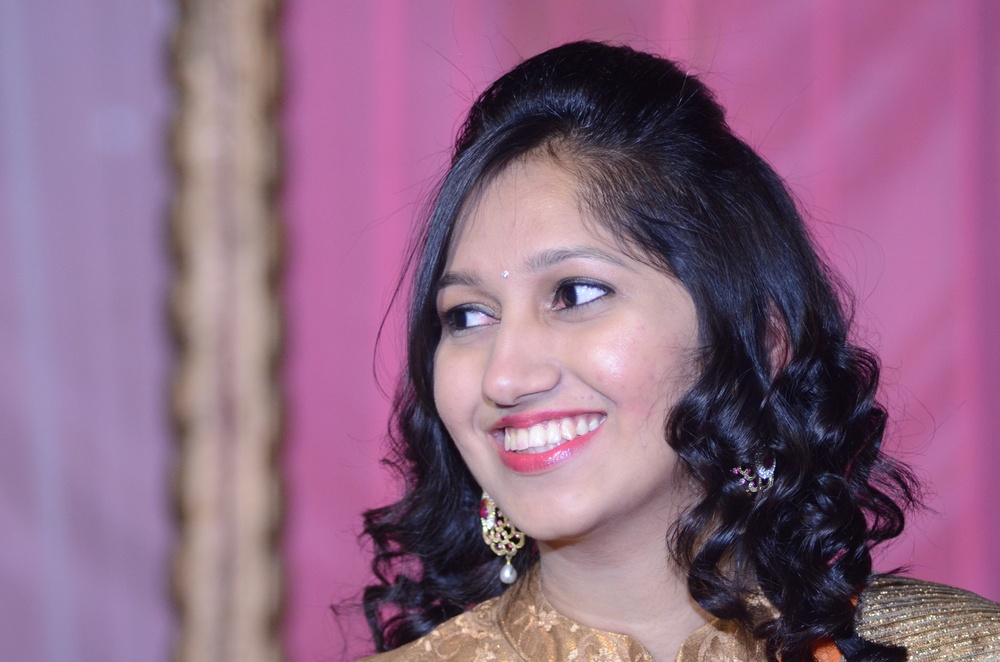
#> input picture sketcher/gudia.JPG, 1000 x 662 px, shrunk from 4928 x 3264 before the run
$ python test.py
#> lines starting #> are read from the running program, lines starting #| are printed output that depends on the picture; after the words box and inside, x2 and y2 are one past the last pixel; in counts of white or black regions, pixels touching at a corner belong together
import cv2
import numpy as np
from matplotlib import pyplot as plt

ci = cv2.imread('gudia.JPG',1);
#> ci is the input picture: shape (662, 1000, 3); mean B, G, R 131.7, 104, 142.5
# cv2.imshow('FRAME',ci)
# cv2.waitKey(0);
# cv2.destroyAllWindows();

i = cv2.cvtColor(ci, cv2.COLOR_RGB2GRAY);
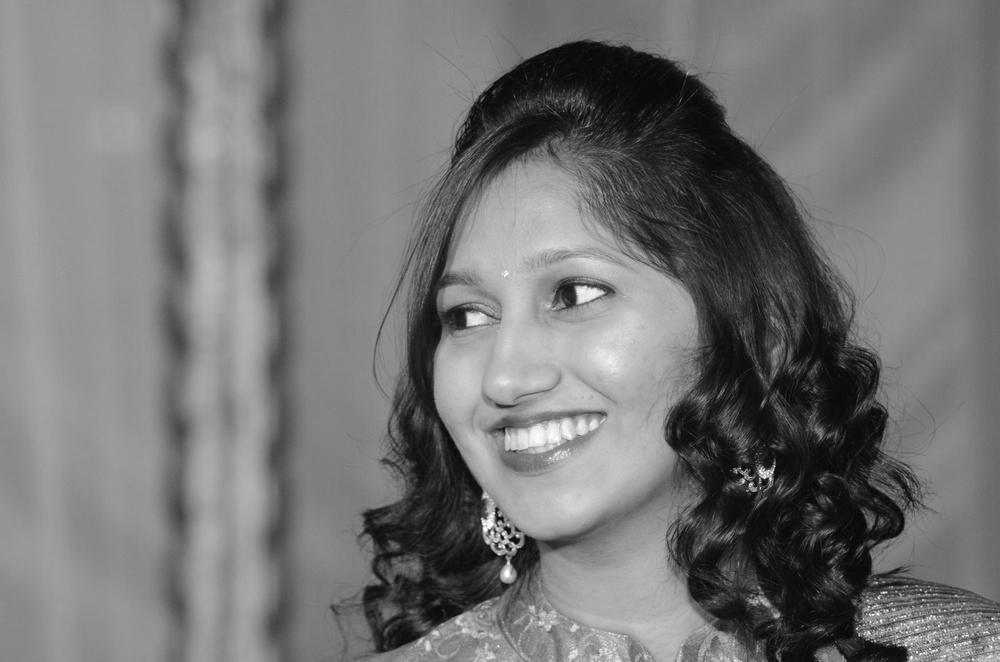
#> i: shape (662, 1000); min 4, max 255, mean 116.6
# cv2.namedWindow('image', cv2.WINDOW_NORMAL)
# cv2.imshow('image',i);
# cv2.waitKey(0);
# cv2.destroyAllWindows();

ret,thresh1 = cv2.threshold(i,127,255,cv2.THRESH_BINARY);
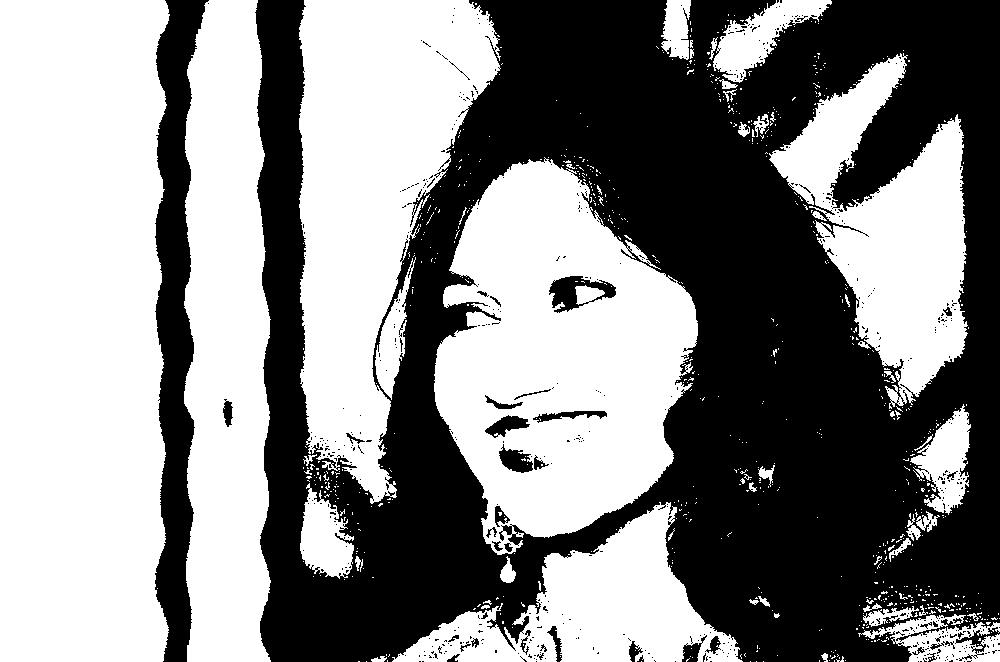
#> thresh1: shape (662, 1000); 53.8% white; 602 black regions (563 under 20 px), largest, box (x1, y1, x2, y2) and area: (255, 0, 1000, 662) 280263, (155, 0, 209, 662) 19069, (549, 276, 616, 313) 1155
ret,thresh2 = cv2.threshold(i,127,255,cv2.THRESH_BINARY_INV);
ret,thresh3 = cv2.threshold(i,127,255,cv2.THRESH_TRUNC);
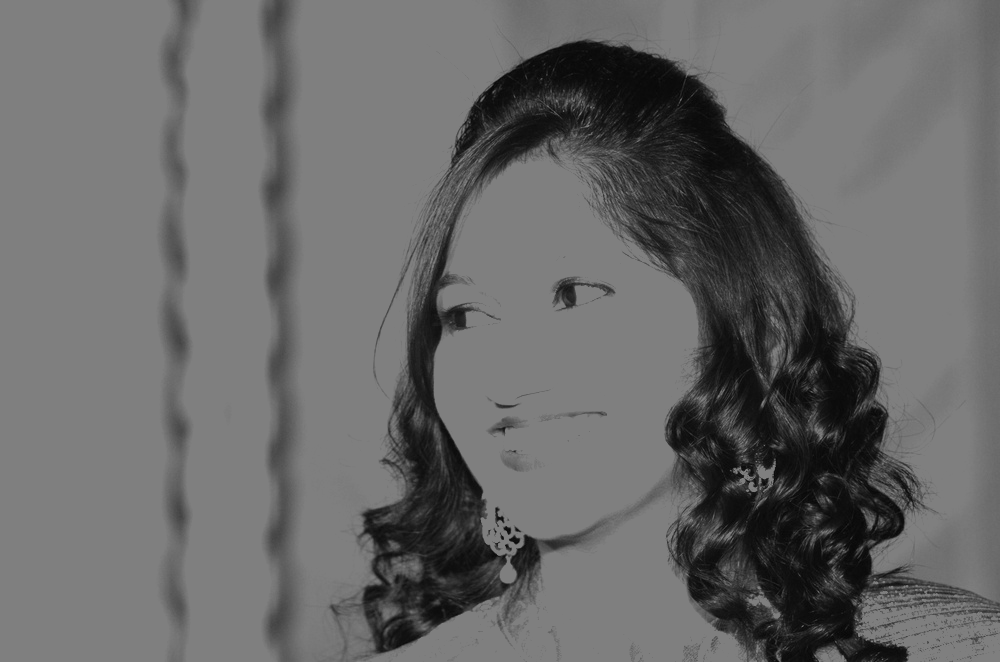
#> thresh3: shape (662, 1000); min 4, max 127, mean 103.8
ret,thresh4 = cv2.threshold(i,127,255,cv2.THRESH_TOZERO);
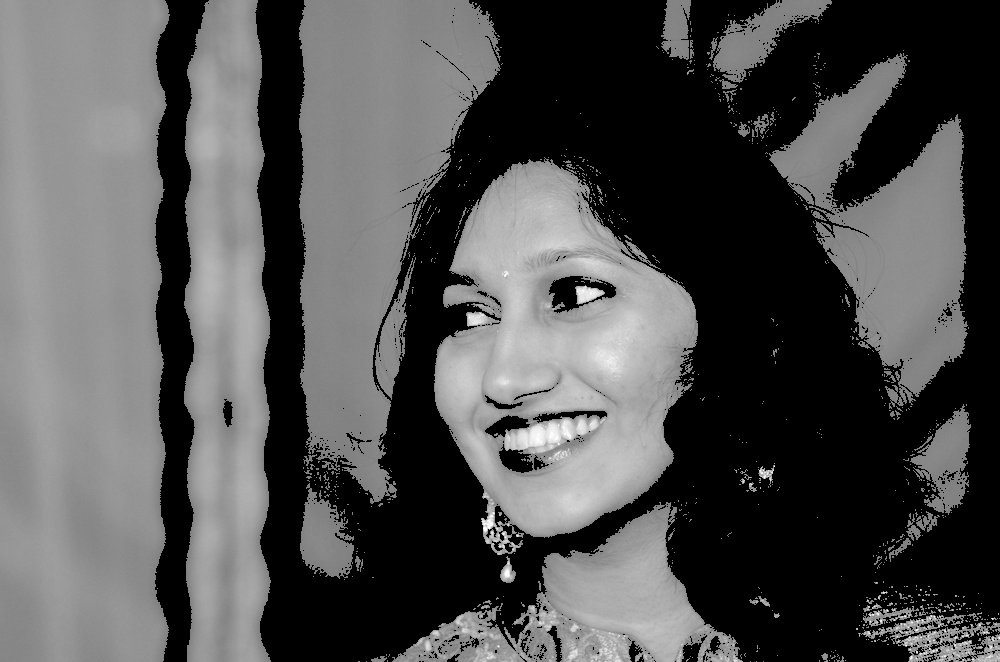
#> thresh4: shape (662, 1000); min 0, max 255, mean 81.1
ret,thresh5 = cv2.threshold(i,127,255,cv2.THRESH_TOZERO_INV);
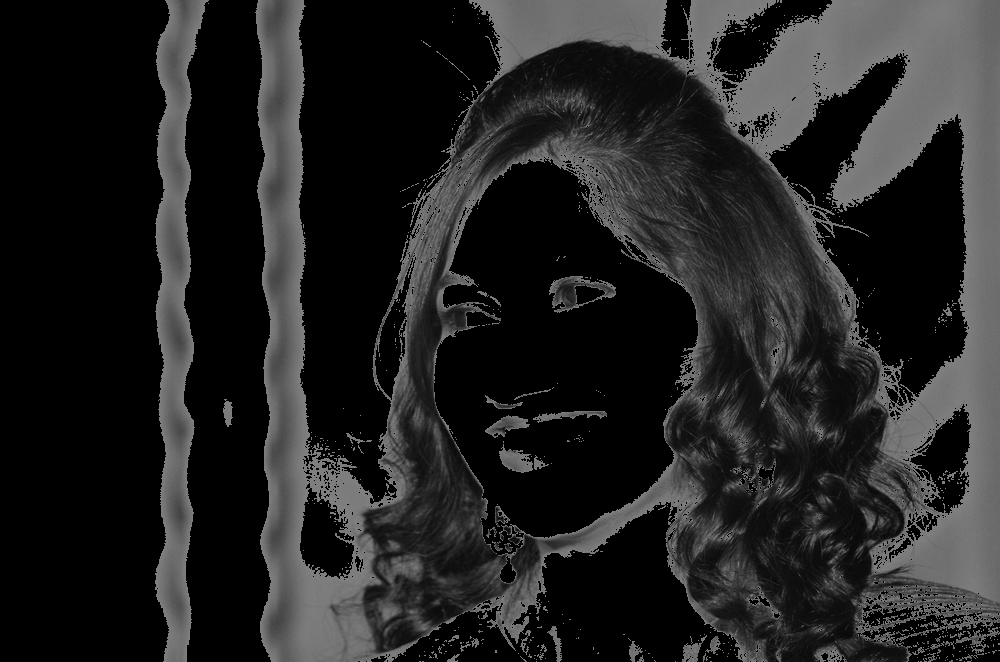
#> thresh5: shape (662, 1000); min 0, max 127, mean 35.5

titles = ['original','binary','inverted binary','truncated','to zero','inverted to zero'];
images = [i,thresh1,thresh2,thresh3,thresh4,thresh5];

for j in xrange(6):
	plt.subplot(2,3,j+1);
	plt.imshow(images[j],'gray');
	plt.title(titles[j]);
	plt.xticks([]);
	plt.yticks([]);

plt.show();

$ run again, with sketcher/DSC_5328.JPG copied over sketcher/gudia.JPG
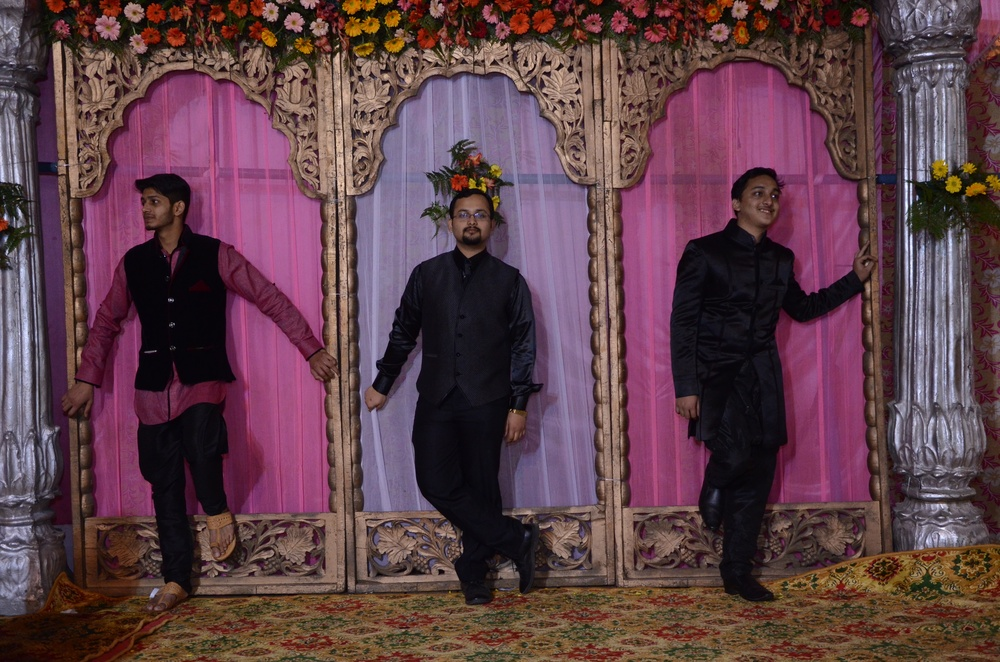
#> input picture sketcher/DSC_5328.JPG, 1000 x 662 px, shrunk from 4928 x 3264 before the run
#> ci is the input picture: shape (662, 1000, 3); mean B, G, R 72.4, 63.7, 94.8
#> `ret,thresh1 = cv2.threshold(i,127,255,cv2.THRESH_BINARY);`:
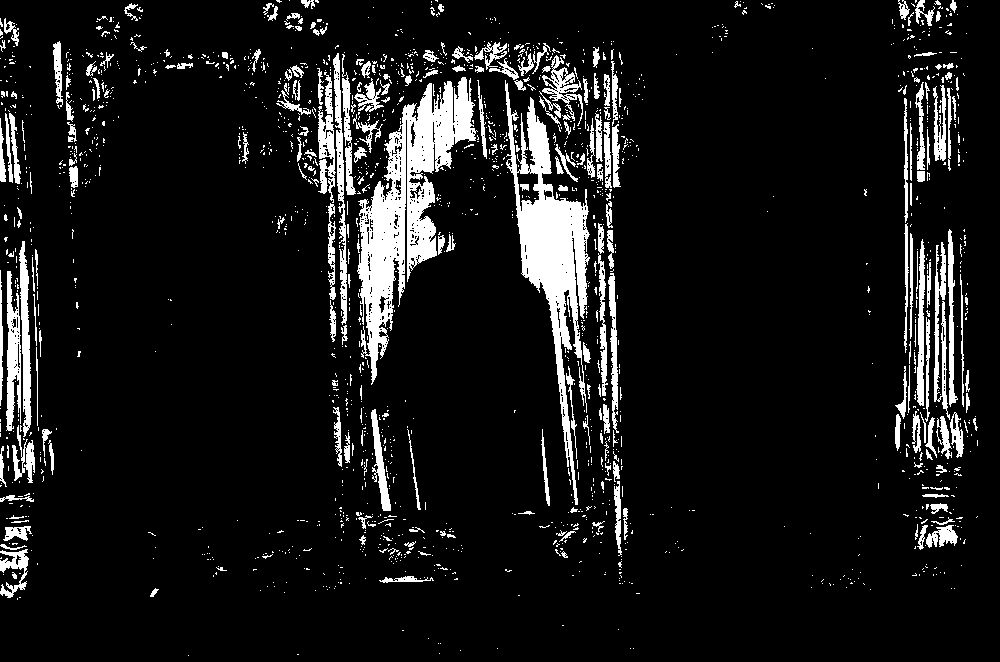
#> thresh1: shape (662, 1000); 9.5% white; 1807 white regions (1561 under 20 px), largest, box (x1, y1, x2, y2) and area: (357, 77, 478, 385) 12680, (505, 80, 590, 505) 10370, (6, 271, 21, 431) 1465
#> `ret,thresh5 = cv2.threshold(i,127,255,cv2.THRESH_TOZERO_INV);`:
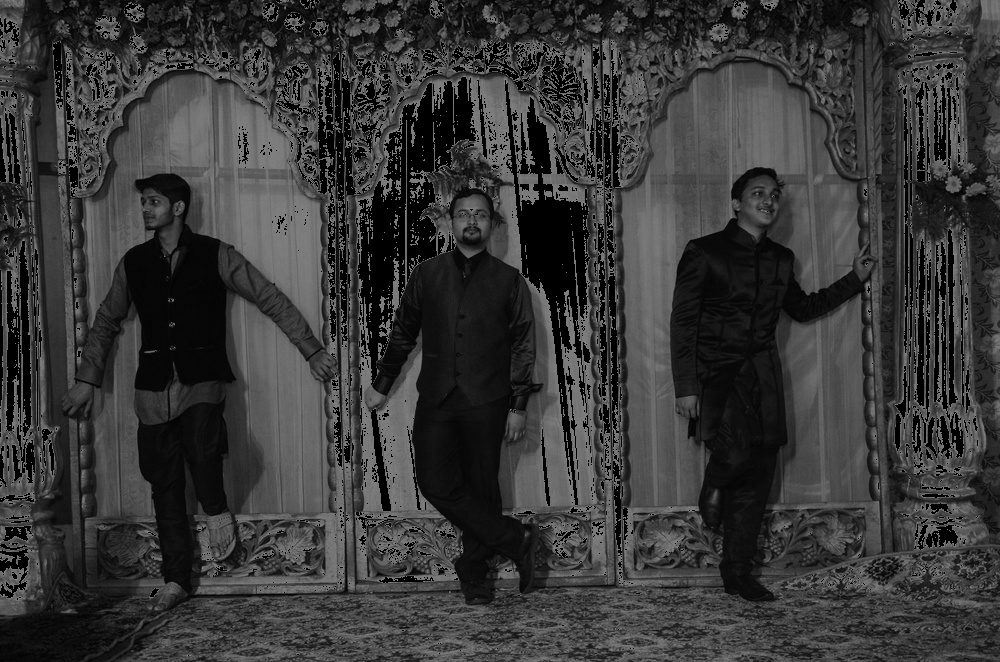
#> thresh5: shape (662, 1000); min 0, max 127, mean 56.1

$ run again, with sketcher/bros.JPG copied over sketcher/gudia.JPG
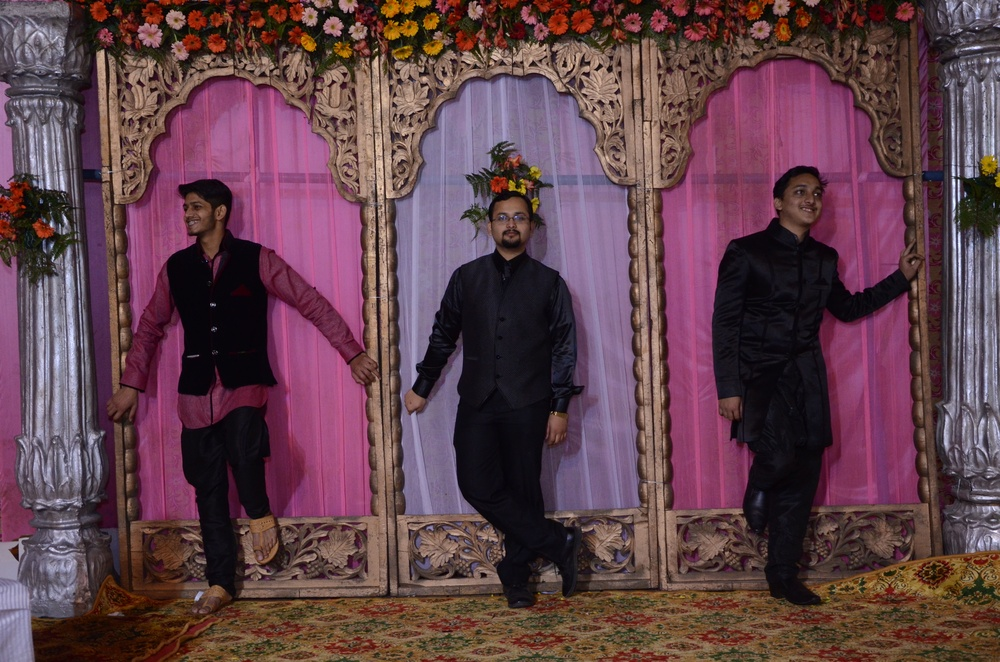
#> input picture sketcher/bros.JPG, 1000 x 662 px, shrunk from 4928 x 3264 before the run
#> ci is the input picture: shape (662, 1000, 3); mean B, G, R 74.8, 65.4, 97.2
#> `ret,thresh1 = cv2.threshold(i,127,255,cv2.THRESH_BINARY);`:
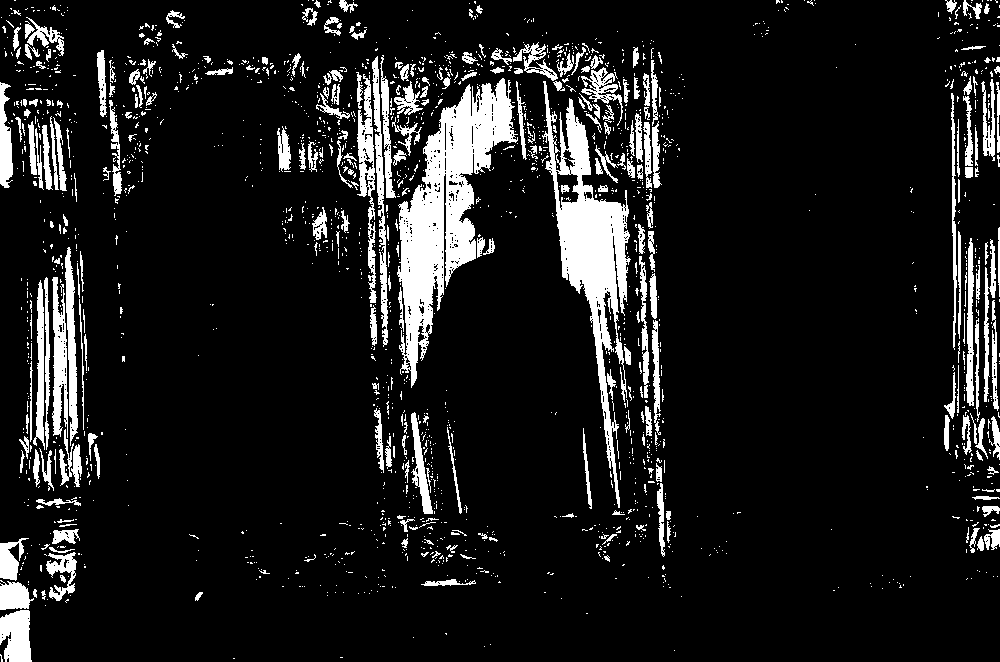
#> thresh1: shape (662, 1000); 11% white; 1941 white regions (1654 under 20 px), largest, box (x1, y1, x2, y2) and area: (397, 78, 518, 388) 13843, (542, 81, 631, 508) 10477, (357, 74, 377, 303) 1705
#> `ret,thresh5 = cv2.threshold(i,127,255,cv2.THRESH_TOZERO_INV);`:
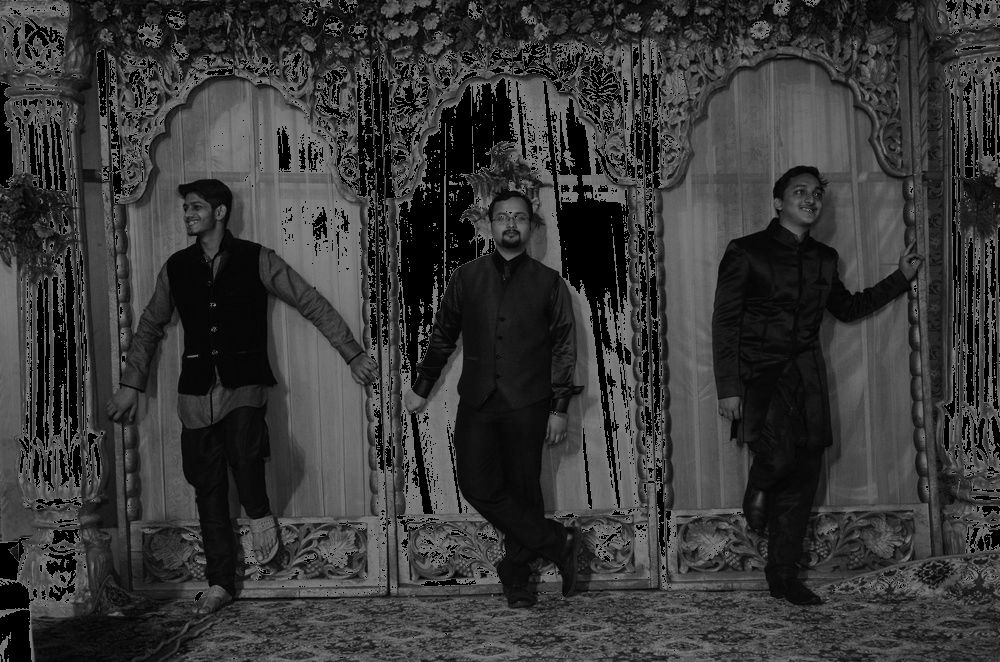
#> thresh5: shape (662, 1000); min 0, max 127, mean 55.9

$ run again, with sketcher/bros3.JPG copied over sketcher/gudia.JPG
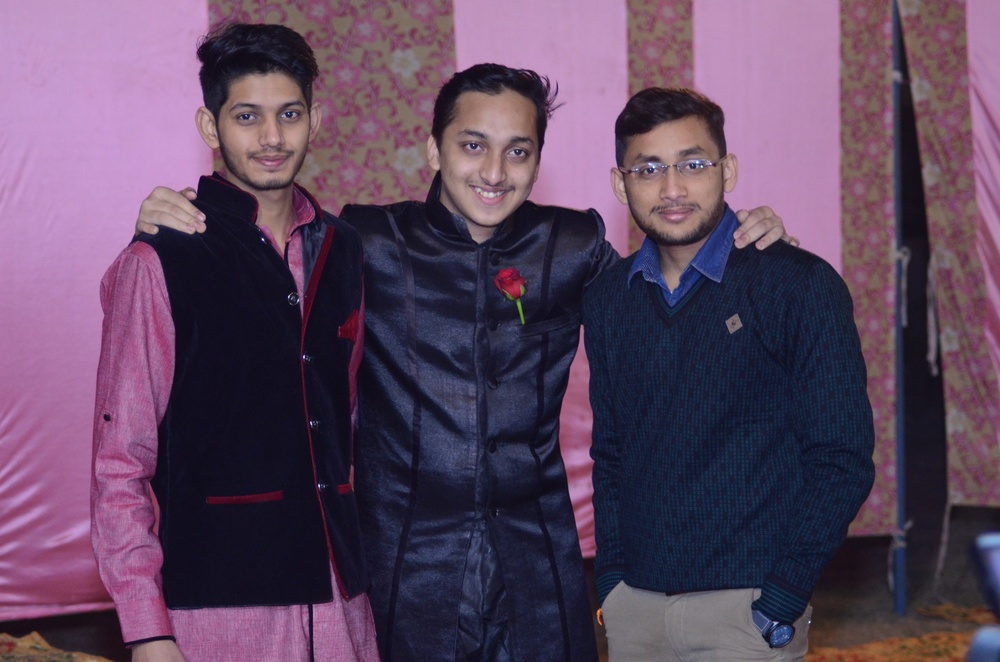
#> input picture sketcher/bros3.JPG, 1000 x 662 px, shrunk from 4928 x 3264 before the run
#> ci is the input picture: shape (662, 1000, 3); mean B, G, R 95.3, 70.6, 93.1
#> `ret,thresh1 = cv2.threshold(i,127,255,cv2.THRESH_BINARY);`:
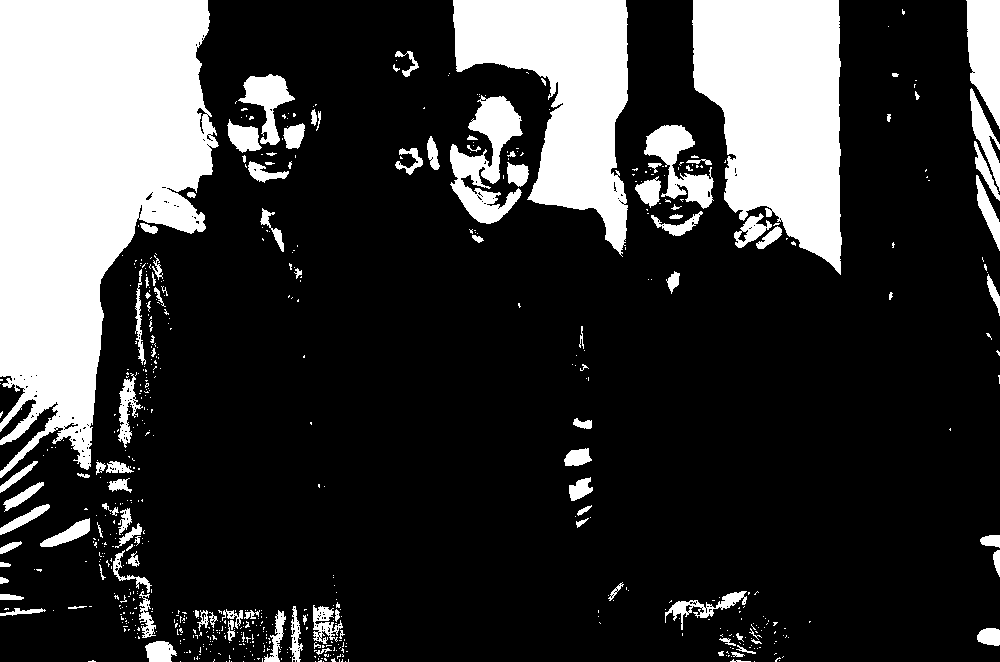
#> thresh1: shape (662, 1000); 23.1% white; 664 white regions (546 under 20 px), largest, box (x1, y1, x2, y2) and area: (0, 0, 219, 478) 67264, (692, 0, 842, 275) 29659, (453, 0, 628, 257) 23370
#> `ret,thresh5 = cv2.threshold(i,127,255,cv2.THRESH_TOZERO_INV);`:
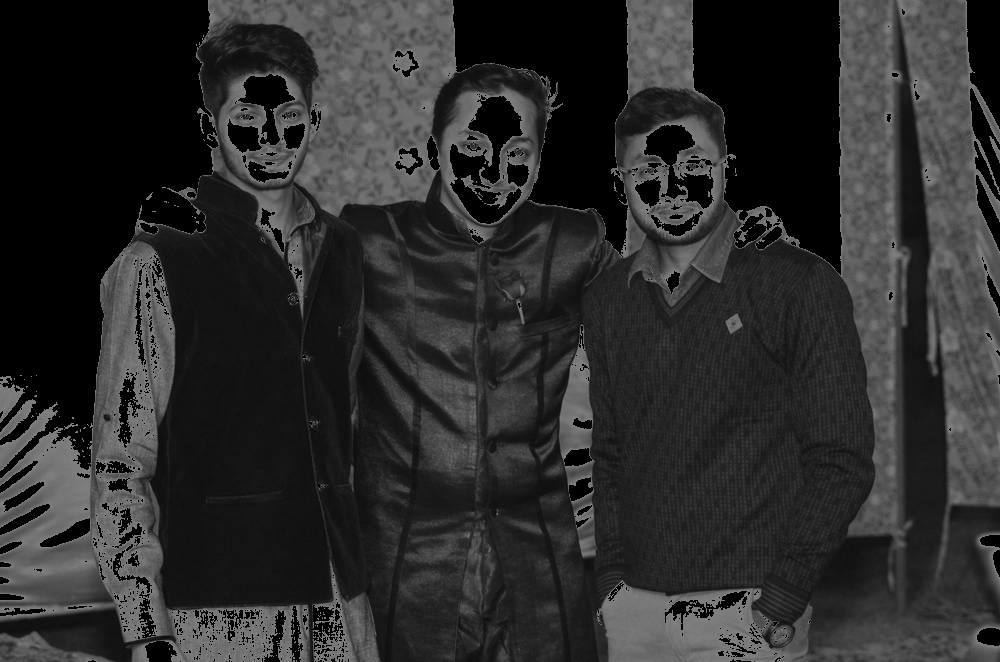
#> thresh5: shape (662, 1000); min 0, max 127, mean 44.1
